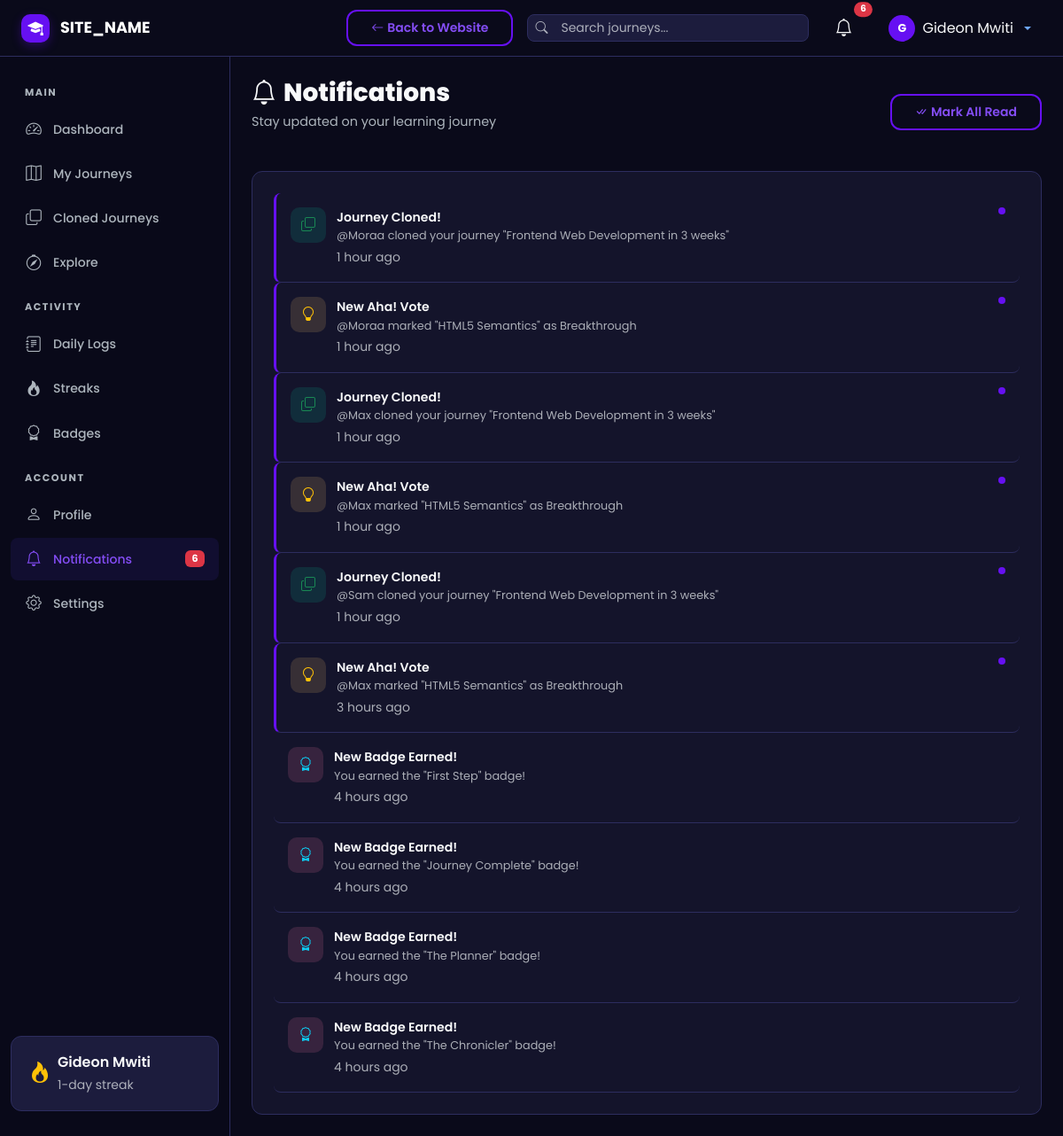
The page /user/notifications.php (signed in) on the database as committed earlier.
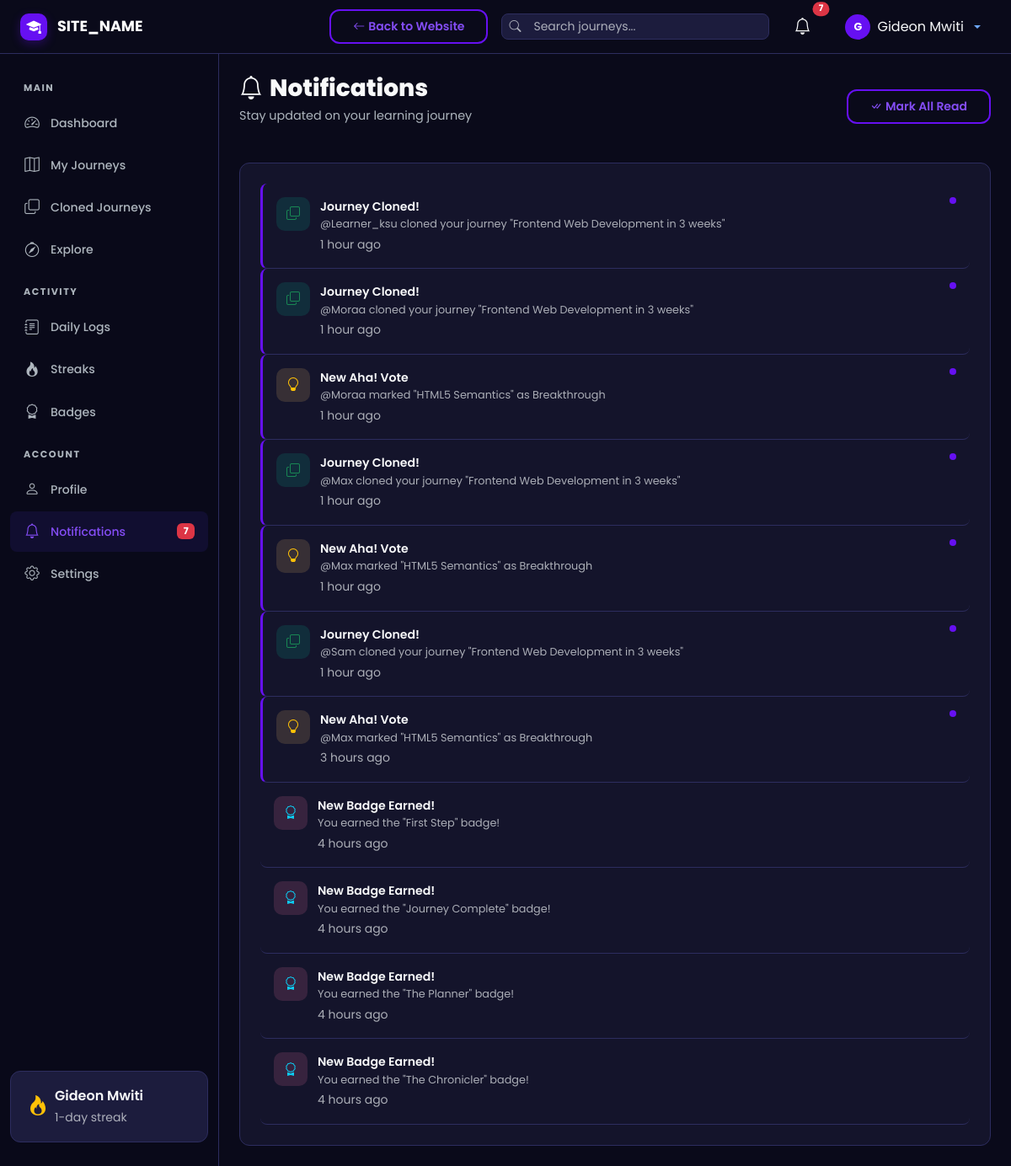
The same page on the database as committed later.
### tables this page shows
CREATE TABLE `notifications` (
  `id` int UNSIGNED NOT NULL,
  `user_id` int UNSIGNED NOT NULL,
  `type` enum('sync_update','comment','aha_vote','badge','clone','system') NOT NULL,
  `title` varchar(255) NOT NULL,
  `message` text NOT NULL,
  `link` varchar(500) DEFAULT NULL,
  `is_read` tinyint(1) NOT NULL DEFAULT '0',
  `created_at` datetime NOT NULL DEFAULT CURRENT_TIMESTAMP
);

### includes/helpers.php (called while the page is built, shortened)
<?php
function sanitize(?string $input): string {
    return htmlspecialchars(trim($input), ENT_QUOTES, 'UTF-8');
}
function timeAgo(string $datetime): string {
    $now  = new DateTime();
    $past = new DateTime($datetime);
    $diff = $now->diff($past);
    if ($diff->h > 0) return $diff->h . ' hour' . ($diff->h > 1 ? 's' : '') . ' ago';
    return 'just now';
}
function getUnreadNotificationCount(int $userId): int {
    $db = getDB();
    $stmt = $db->prepare("SELECT COUNT(*) FROM notifications WHERE user_id = ? AND is_read = 0");
    $stmt->execute([$userId]);
    return (int)$stmt->fetchColumn();
}

### user/notifications.php (the view, shortened to what the changed rows need)
<?php
require_once __DIR__ . '/../includes/helpers.php';
$userId = getCurrentUserId();
require_once __DIR__ . '/../includes/dashboard_header.php';
$stmt = $db->prepare("SELECT * FROM notifications WHERE user_id = ? ORDER BY created_at DESC LIMIT 50");
$stmt->execute([$userId]);
$notifications = $stmt->fetchAll();
$typeIcons = [
    'sync_update' => ['bi-arrow-repeat', 'rgba(253,203,110,0.15)', 'var(--st-warning)'],
    'comment'     => ['bi-chat-dots', 'rgba(116,185,255,0.15)', 'var(--st-info)'],
    'aha_vote'    => ['bi-lightbulb', 'rgba(253,203,110,0.15)', 'var(--st-warning)'],
    'badge'       => ['bi-award', 'rgba(253,121,168,0.15)', 'var(--st-accent)'],
    'clone'       => ['bi-copy', 'rgba(0,184,148,0.15)', 'var(--st-success)'],
    'system'      => ['bi-info-circle', 'rgba(108,92,231,0.15)', 'var(--st-primary-light)'],
];
?>
<div class="st-page-header d-flex align-items-center justify-content-between flex-wrap gap-3">
    <div>
        <h1 class="st-page-title"><i class="bi bi-bell me-2"></i>Notifications</h1>
    </div>
</div>
<div class="st-card">
    <?php if (empty($notifications)): ?>
        <div class="st-empty-state py-4">
            <i class="bi bi-bell-slash d-block"></i>
            <h6 class="text-muted">No notifications yet</h6>
        </div>
    <?php else: ?>
        <?php foreach ($notifications as $n):
            $icon = $typeIcons[$n['type']] ?? $typeIcons['system'];
        ?>
        <a href="<?= $n['link'] ? sanitize($n['link']) : '#' ?>" class="st-notif-item text-decoration-none <?= !$n['is_read'] ? 'unread' : '' ?>"
           onclick="<?php if(!$n['is_read']): ?>fetch('<?= SITE_URL ?>/api/notifications.php?action=read&id=<?= $n['id'] ?>');<?php endif; ?>">
            <div class="st-notif-icon" style="background:<?= $icon[1] ?>;color:<?= $icon[2] ?>;">
                <i class="bi <?= $icon[0] ?>"></i>
            </div>
            <div class="flex-grow-1">
                <div class="fw-semibold" style="font-size:0.88rem;color:var(--st-text);"><?= sanitize($n['title']) ?></div>
                <div class="text-muted" style="font-size:0.8rem;"><?= sanitize($n['message']) ?></div>
                <small class="text-muted"><?= timeAgo($n['created_at']) ?></small>
            </div>
            <?php if (!$n['is_read']): ?>
                <span style="width:8px;height:8px;border-radius:50%;background:var(--st-primary);flex-shrink:0;"></span>
            <?php endif; ?>
        </a>
        <?php endforeach; ?>
    <?php endif; ?>
</div>
<?php require_once __DIR__ . '/../includes/dashboard_footer.php'; ?>

### includes/dashboard_header.php (shortened to what the changed rows need)
<?php
require_once __DIR__ . '/helpers.php';
$currentUser = getCurrentUser();
$notifCount = getUnreadNotificationCount($currentUser['id']);
?>
<!DOCTYPE html>
<html lang="en" data-bs-theme="dark">
<head>
    <link href="https://cdn.jsdelivr.net/npm/bootstrap@5.3.3/dist/css/bootstrap.min.css" rel="stylesheet">
    <link href="https://cdn.jsdelivr.net/npm/bootstrap-icons@1.11.3/font/bootstrap-icons.min.css" rel="stylesheet">
    <link href="<?= SITE_URL ?>/assets/css/style.css" rel="stylesheet">
    <link href="<?= SITE_URL ?>/assets/css/dashboard.css" rel="stylesheet">
</head>
<body class="dashboard-body">
<nav class="navbar navbar-expand-lg navbar-dark st-topbar fixed-top">
    <div class="container-fluid px-4">
        <div class="d-flex align-items-center ms-auto gap-3">
            <a href="<?= SITE_URL ?>/user/notifications.php" class="btn btn-link text-light position-relative st-nav-icon">
                <i class="bi bi-bell fs-5"></i>
                <?php if ($notifCount > 0): ?>
                    <span class="position-absolute top-0 start-100 translate-middle badge rounded-pill bg-danger st-notif-badge">
                        <?= $notifCount > 99 ? '99+' : $notifCount ?>
                    </span>
                <?php endif; ?>
            </a>
        </div>
    </div>
</nav>
<div class="st-wrapper">
    <nav class="st-sidebar" id="sidebar">
        <div class="st-sidebar-inner">
            <ul class="st-sidebar-nav">
                <li><a href="<?= SITE_URL ?>/user/notifications.php" class="<?= basename($_SERVER['PHP_SELF']) === 'notifications.php' ? 'active' : '' ?>"><i class="bi bi-bell"></i><span>Notifications</span>
                    <?php if ($notifCount > 0): ?><span class="badge bg-danger ms-auto"><?= $notifCount ?></span><?php endif; ?>
                </a></li>
            </ul>
        </div>
    </nav>
    <main class="st-content">
        <div class="container-fluid p-4">

Rows that differ between the two databases and show on the page:
added notifications: title "Journey Cloned!", message "@Learner_ksu cloned your journey \"Frontend Web Development in 3 weeks\"", created_at "1 hour ago", is_read 0 (drawn), type "clone" (drawn)
Other text that changed with them:
$notifCount: "6" → "7"
